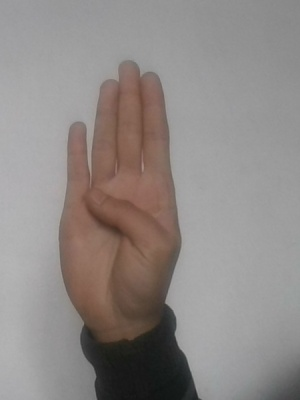
#> input picture data/train/B/357.jpg, 300 x 400 px
$ python preprocessing.py
#> lines starting #> are read from the running program, lines starting #| are printed output that depends on the picture; after the words box and inside, x2 and y2 are one past the last pixel; in counts of white or black regions, pixels touching at a corner belong together
### image_processing.py
import numpy as np
import cv2
minValue = 70
def func(path):
    frame = cv2.imread(path)

    gray = cv2.cvtColor(frame, cv2.COLOR_BGR2GRAY)
    blur = cv2.GaussianBlur(gray,(5,5),2)

    th3 = cv2.adaptiveThreshold(blur,255,cv2.ADAPTIVE_THRESH_GAUSSIAN_C,cv2.THRESH_BINARY_INV,11,2)
    ret, res = cv2.threshold(th3, minValue, 255, cv2.THRESH_BINARY_INV+cv2.THRESH_OTSU)
    return res

### preprocessing.py
import numpy as np
import cv2
import os
from image_processing import func  # Assuming func is defined in image_processing module

def resize_image(image, target_size):
    return cv2.resize(image, target_size)

if not os.path.exists("data"):
    os.makedirs("data")
if not os.path.exists("data/train"):
    os.makedirs("data/train")
if not os.path.exists("data/test"):
    os.makedirs("data/test")

path = "data/train"
path1 = "data2"
a = ['label']

for i in range(64 * 64):
    a.append("pixel" + str(i))

label = 0
var = 0
c1 = 0
c2 = 0
print("Entering the loop...")
for (dirpath, dirnames, filenames) in os.walk(path):
    print(f"Current directory path: {dirpath}")
    print(f"Subdirectories: {dirnames}")
    print(f"Files: {filenames}")
    for dirname in dirnames:
        print(f"Processing directory: {dirname}")
        for (direcpath, direcnames, files) in os.walk(os.path.join(path, dirname)):
            if not os.path.exists(os.path.join(path1, "train", dirname)):
                os.makedirs(os.path.join(path1, "train", dirname))
            if not os.path.exists(os.path.join(path1, "test", dirname)):
                os.makedirs(os.path.join(path1, "test", dirname))
            num = int(0.75 * len(files))
            print(f"Number of files in {dirname}: {len(files)}")
            print(f"Selected number of files for training: {num}")
            i = 0
            for file in files:
                var += 1
                actual_path = os.path.join(path, dirname, file)
                actual_path1 = os.path.join(path1, "train", dirname, file)
                actual_path2 = os.path.join(path1, "test", dirname, file)
                img = cv2.imread(actual_path, 0)
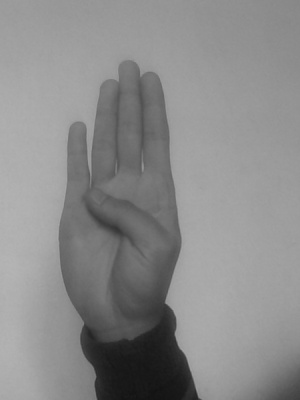
#> img: shape (400, 300); min 18, max 181, mean 138.7
                bw_image = func(actual_path)
#> in func, frame is the input picture: shape (400, 300, 3); mean B, G, R 134.5, 137.1, 143.3
#> in func, `th3 = cv2.adaptiveThreshold(blur,255,cv2.ADAPTIVE_THRESH_GAUSSIAN_C,cv..`:
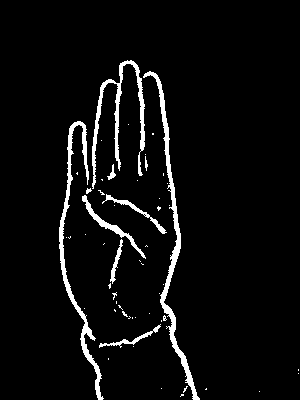
#> th3: shape (400, 300); 4.9% white; 55 white regions (45 under 20 px), largest, box (x1, y1, x2, y2) and area: (143, 71, 200, 400) 1699, (59, 121, 104, 400) 1516, (92, 60, 145, 189) 1254
#> in func, `ret, res = cv2.threshold(th3, minValue, 255, cv2.THRESH_BINARY_INV+cv2..`: ret = 0

                bw_image_resized = resize_image(bw_image, (310, 310))
#> in resize_image, `return cv2.resize(image, target_size)`:
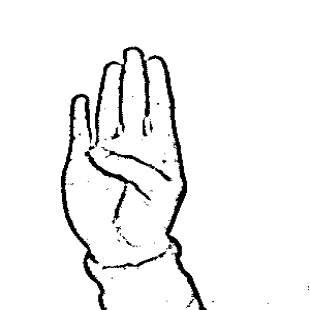
#> returned value: shape (310, 310); min 0, max 255, mean 242.6
 # Assuming func is a valid image processing function
                if i < num:
                    c1 += 1
                    cv2.imwrite(actual_path1, bw_image_resized)
                    # print(actual_path1)
                else:
                    c2 += 1
                    cv2.imwrite(actual_path2, bw_image_resized)

                i = i + 1

        label = label + 1
#> label = 1

print("Processing complete.")
print(f"Total directories processed: {label}")
#| Total directories processed: 2
print(f"Total images processed: {var}")
print(f"Images in training set: {c1}")
print(f"Images in testing set: {c2}")
